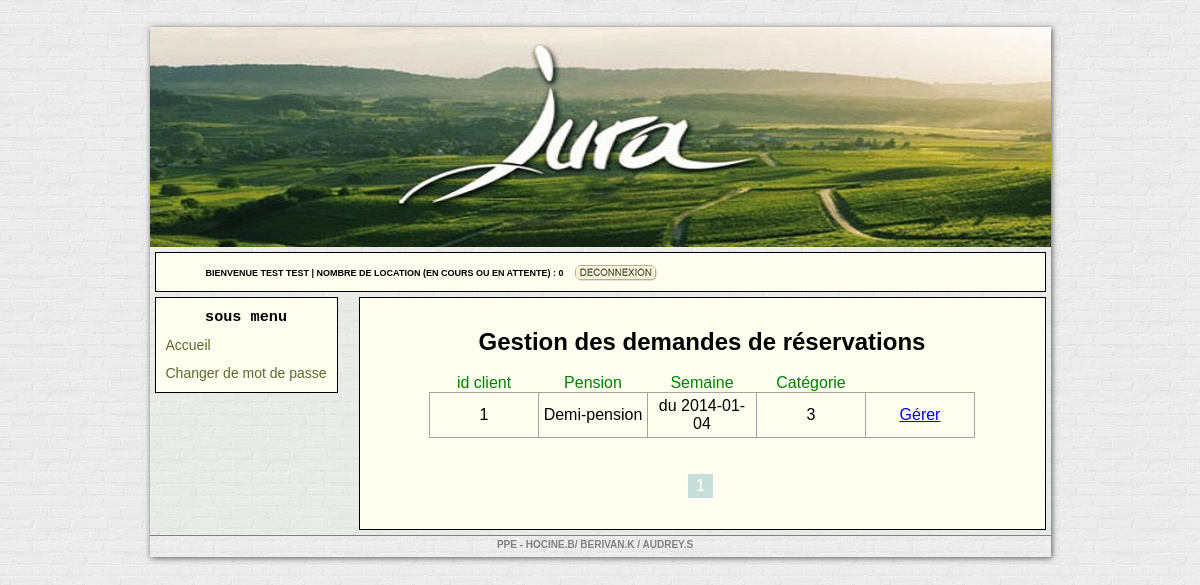
The app's page /compte.php?p=gestion (signed in), older data.
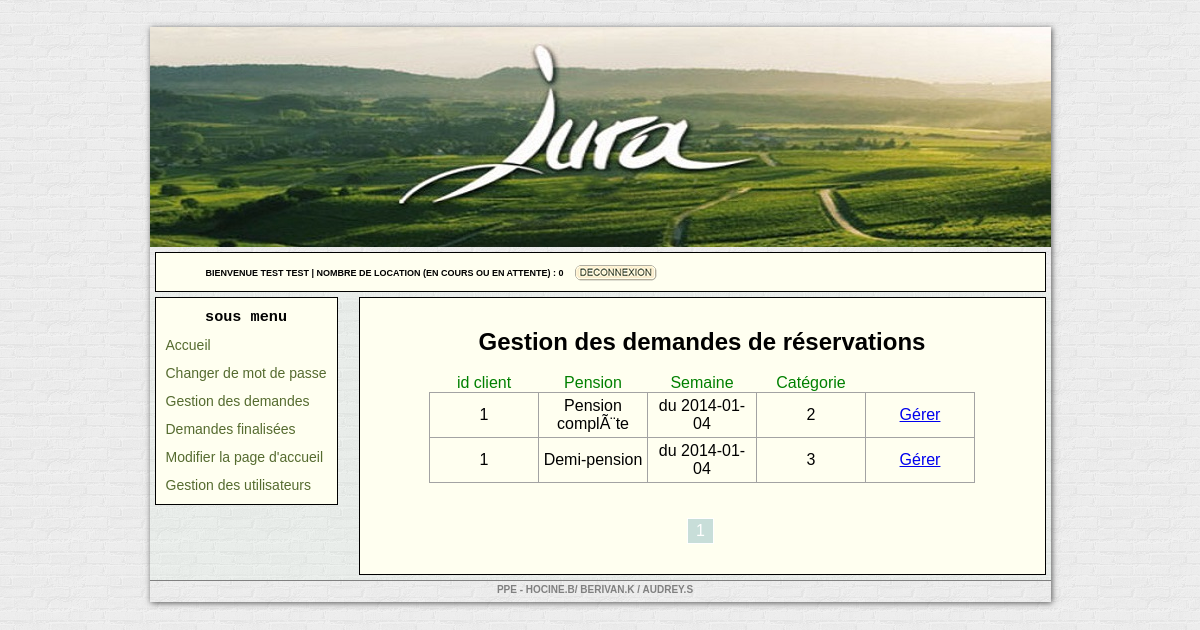
The same page, newer data.
### tables this page shows
CREATE TABLE IF NOT EXISTS `ppe_reservation` (
  `id_reservation` int(11) NOT NULL AUTO_INCREMENT,
  `forfait` varchar(255) NOT NULL,
  `menage` varchar(10) NOT NULL,
  `id_utilisateur` int(11) NOT NULL,
  `nom_utilisateur` varchar(255) NOT NULL,
  `email_client` varchar(255) NOT NULL,
  `date_reservation` date NOT NULL,
  `date` date NOT NULL,
  `categorie_logement` int(11) NOT NULL,
  `valide` tinyint(1) NOT NULL,
  PRIMARY KEY (`id_reservation`)
);

### compte.php (called while the page is built)
<?php
include "vue/admin/compte.php";

### modele/Reservation.class.php (the view, shortened to what this page needs)
<?php
class Reservation {
    public function afficherReservations($id, $forfait, $menage, $id_utilisateur, $date_reservation, $logement, $date) {
        echo"<tr><td>" . $id_utilisateur . "</td><td>" . stripslashes($forfait) . "</td><td> du " . $date_reservation . "</td><td>" . $logement . "</td>
		<td><a href=\"compte.php?p=gestion_r&id_reservation=" . $id . "\">Gérer</a></td></tr>";
    }
}
?>

### vue/admin/includes/menu.inc.php
<?php
$req = $bdd->query('SELECT * FROM ppe_utilisateur WHERE id_utilisateur = "' . $_SESSION["id"] . '"');
$data = $req->fetch();
?>
<h3>sous menu</h3>
<ul>
    <li>
        <a href="?p=dispo">Accueil</a>
    </li>
    <li>
        <a href="?p=compte">Changer de mot de passe</a>
    </li>
    <?php if (isset($data["pouvoir"]) and $data["pouvoir"] == 1): ?>
        <li>
            <a href="?p=gestion">Gestion des demandes</a>
        </li>
        <li>
            <a href="?p=demande_valide">Demandes finalisées</a>
        </li>
        <li>
            <a href="?p=administration">Modifier la page d'accueil</a>
        </li>
        <li>
            <a href="?p=gestionu">Gestion des utilisateurs</a>
        </li>
    <?php endif; ?>
</ul>

### vue/admin/includes/gestion.inc.php (shortened to what this page needs)
<center><h2>Gestion des demandes de réservations</h4><br />
        <table class="gestion">
            <thead>
            <th>id client</th>
            <th>Pension</th>
            <th>Semaine</th>
            <th>Catégorie</th>
            </thead>
            <tbody>
                <?php
                $req = $bdd->query('SELECT COUNT(id_reservation) as nbReservation FROM ppe_reservation where valide=0')->fetchColumn();
                if (isset($_GET['n']) and is_numeric($_GET['n'])) {
                    $cPage = $_GET['n'];
                } else {
                    $cPage = 1;
                }
                $nbArt = $req;
                $nbPerPage = 5;
                $nbPage = ceil($nbArt / $nbPerPage);
                $req = $bdd->query('SELECT * FROM ppe_reservation where valide = 0 ORDER BY date DESC LIMIT ' . (($cPage - 1) * $nbPerPage) . ', ' . $nbPerPage . '');
                while ($data = $req->fetch()):
                    $MLK = new Reservation($data['forfait'], $data['menage'], $data['id_utilisateur'], $data['date_reservation'], $data['date'], $data['categorie_logement']);
                    $MLK->afficherReservations($data['id_reservation'], $data['forfait'], $data['menage'], $data['id_utilisateur'], $data['date_reservation'], $data['categorie_logement'], $data['date']);
                endwhile;
                ?>
            </tbody>
        </table>
</center>
<center>	<div id="pag">
        <?php
        for ($i = 1; $i <= $nbPage; $i++) {
            echo "<a";
            if ($i == $cPage) {
                echo " class=\"pagS\" ";
            }
            echo " href=\"compte.php?p=gestion&n=" . $i . "\">" . $i . "</a>";
        }
        ?>
    </div></center>

Row changes from the older to the newer data that the page shows:
changed ppe_utilisateur: pouvoir 0 → 1 (drawn)
added ppe_reservation: id_utilisateur "1", forfait "Pension complÃ¨te", date_reservation "2014-01-04", categorie_logement "2"
Text that changed along with them:
text now shown: "Gestion des demandes Demandes finalisées Modifier la page d'accueil Gestion des utilisateurs"
